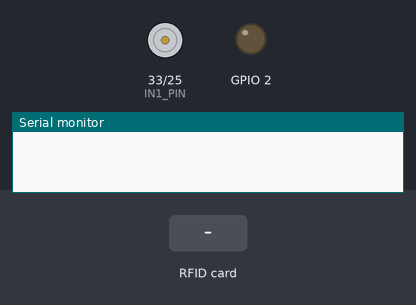
Bench run of a program on a simulated ESP32. Parts: motor-driver pin pairs drawn as motors (green arrow = first pin HIGH = forward, orange = second pin HIGH = backward, longer = more drive, scaled by the enable pin), output pins drawn as LEDs (lit = HIGH), the last lines printed to the serial monitor. Inputs (shaded band) come from the test bench.

Above: at 1.3 s.
1.4 s: RFID card 5E 7A 19 C4 held to the reader
2.9 s: RFID card 5E 7A 19 C4 held to the reader
At 4.3 s:
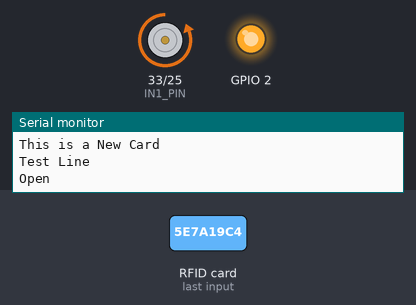
Timing chart, 0 to 16.4 s (numbered marks = the images above; inputs shaded):
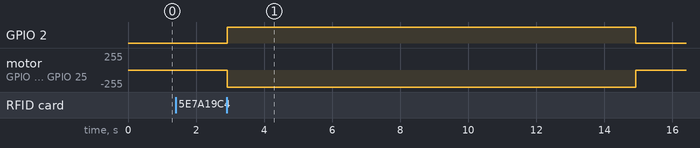

The program:

main.cpp
```cpp
#include <Arduino.h>
#include <SPI.h>
#include <MFRC522.h>

// put function declarations here:
//int myFunction(int, int);

/**
 * Helper routine to dump a byte array as hex values to Serial.
 */
void printHex(byte *buffer, byte bufferSize) {
  for (byte i = 0; i < bufferSize; i++) {
    Serial.print(buffer[i] < 0x10 ? " 0" : " ");
    Serial.print(buffer[i], HEX);
  }
}

/**
 * Helper routine to dump a byte array as dec values to Serial.
 */
void printDec(byte *buffer, byte bufferSize) {
  for (byte i = 0; i < bufferSize; i++) {
    Serial.print(buffer[i] < 0x10 ? " 0" : " ");
    Serial.print(buffer[i], DEC);
  }
}

#define SS_PIN 5
#define RST_PIN 21

#define SS_PIN2 15
#define RST_PIN2 4

#define EN_PIN 32
#define IN1_PIN 33
#define IN2_PIN 25

#define CLOSED 0
#define OPEN 1

int doorState = CLOSED;

void openDoor(){
  digitalWrite(2, HIGH);
  digitalWrite(EN_PIN, HIGH);
  digitalWrite(IN1_PIN, LOW);
  digitalWrite(IN2_PIN, HIGH);
  Serial.println("Open");
  delay(12000);
  doorState = OPEN;
}

void closeDoor(){
  digitalWrite(2, HIGH);
  digitalWrite(EN_PIN, HIGH);
  digitalWrite(IN1_PIN, HIGH);
  digitalWrite(IN2_PIN, LOW);
  Serial.println("Close");
  delay(12000);
  doorState = CLOSED;
}

void breakDoor(){
  digitalWrite(2, LOW);
  digitalWrite(EN_PIN, LOW);
  digitalWrite(IN1_PIN, LOW);
  digitalWrite(IN2_PIN, LOW);
  Serial.println("Break");
}


MFRC522 rfid(SS_PIN, RST_PIN); // Instance of the class
MFRC522 rfid2(SS_PIN2, RST_PIN2); // Instance of the class

MFRC522::MIFARE_Key key;

// Init array that will store new NUID
byte nuidPICC[4];

void setup() {
  Serial.begin(115200);
  SPI.begin(); // Init SPI bus
  rfid.PCD_Init();
  rfid2.PCD_Init(); // Init MFRC522

  for (byte i = 0; i < 6; i++) {
    key.keyByte[i] = 0xFF;
  }
  pinMode(2, OUTPUT);
  digitalWrite(2, HIGH);

  pinMode(EN_PIN, OUTPUT);
  pinMode(IN1_PIN, OUTPUT);
  pinMode(IN2_PIN, OUTPUT);

  digitalWrite(EN_PIN, LOW);
  digitalWrite(IN1_PIN, LOW);
  digitalWrite(IN2_PIN, LOW);
}

void loop() {
  digitalWrite(2, LOW);

  // Reset the loop if no new card present on the sensor/reader. This saves the entire process when idle.
  if (rfid.PICC_IsNewCardPresent()) {
  }
  else if (rfid2.PICC_IsNewCardPresent()) {
  }
  else {
    return;
  }

  // Verify if the NUID has been readed
  MFRC522::PICC_Type piccType = rfid.PICC_GetType(rfid.uid.sak);
  if (rfid.PICC_ReadCardSerial()){
    MFRC522::PICC_Type piccType = rfid.PICC_GetType(rfid.uid.sak);
  }
  else if (rfid2.PICC_ReadCardSerial()){
    MFRC522::PICC_Type piccType = rfid2.PICC_GetType(rfid.uid.sak);
  }
  else {
    return;
  }


  // Check is the PICC of Classic MIFARE type
  if (piccType != MFRC522::PICC_TYPE_MIFARE_MINI &&
    piccType != MFRC522::PICC_TYPE_MIFARE_1K &&
    piccType != MFRC522::PICC_TYPE_MIFARE_4K) {
    Serial.println(F("Your tag is not of type MIFARE Classic."));
    return;
  }

  if (rfid.uid.uidByte[0] != nuidPICC[0] ||
    rfid.uid.uidByte[1] != nuidPICC[1] ||
    rfid.uid.uidByte[2] != nuidPICC[2] ||
    rfid.uid.uidByte[3] != nuidPICC[3] ) {

    // Store NUID into nuidPICC array
    for (byte i = 0; i < 4; i++) {
      nuidPICC[i] = rfid.uid.uidByte[i];
    }
    Serial.println("This is a New Card");
  }
  else Serial.println(F("Card read previously."));

  Serial.println("Test Line");

  switch (doorState) {
    case CLOSED:
      openDoor();
      breakDoor();
      break;
    case OPEN:
      closeDoor();
      breakDoor();
      break;
  }

  // Halt PICC
  rfid.PICC_HaltA();

  // Stop encryption on PCD
  rfid.PCD_StopCrypto1();
}
```

Measured:
- after the input at 2.9 s, GPIO 2: LOW → HIGH at once, → LOW 12.0 s later; motor on GPIO 33 (IN1_PIN) / GPIO 25 (IN2_PIN): stopped → backward 255/255 at once, → stopped 12.0 s later
